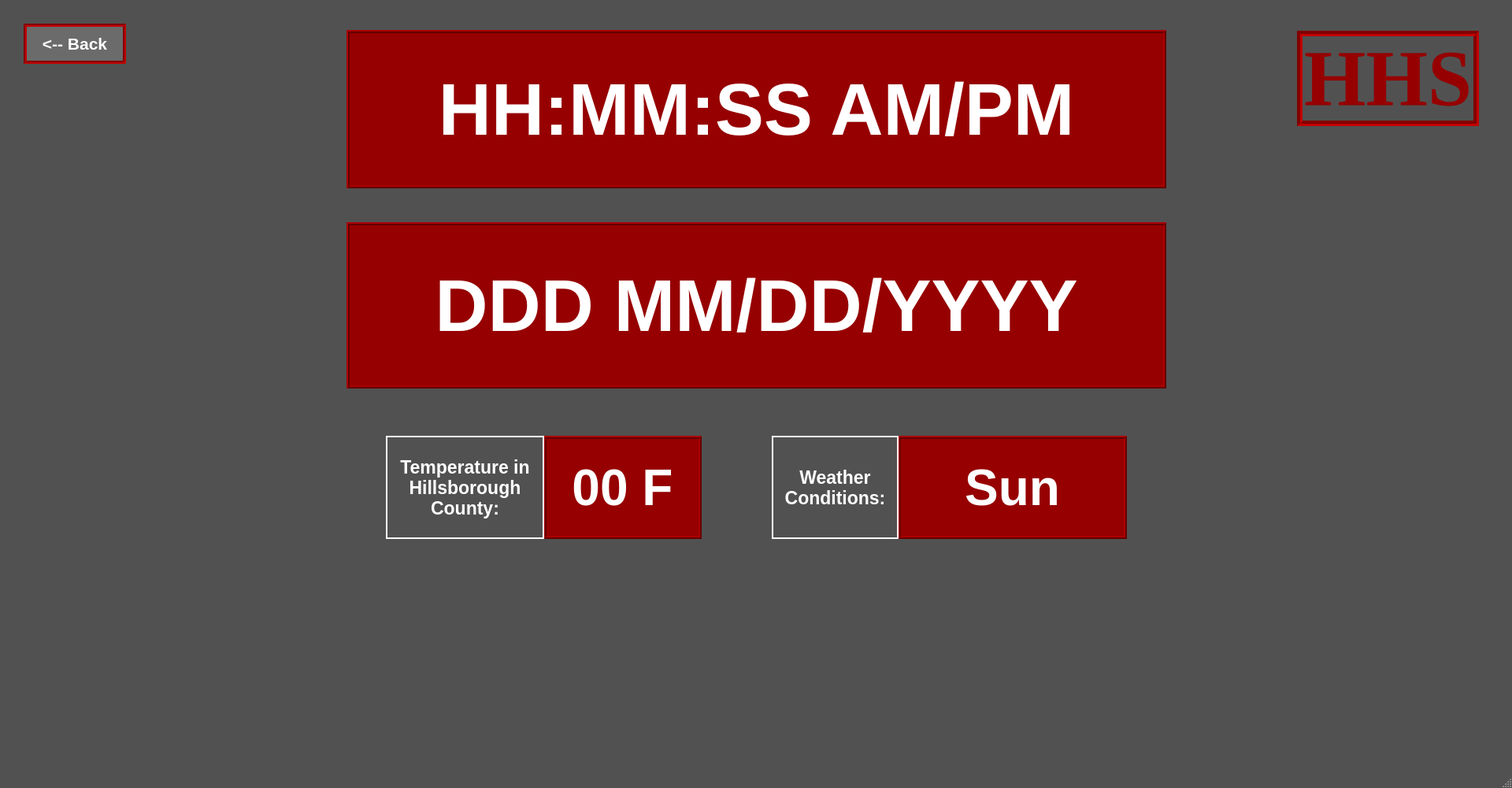
<?xml version="1.0" encoding="UTF-8"?>
<ui version="4.0">
 <class>Dialog</class>
 <widget class="QDialog" name="Dialog">
  <property name="windowModality">
   <enum>Qt::WindowModal</enum>
  </property>
  <property name="geometry">
   <rect>
    <x>0</x>
    <y>0</y>
    <width>1920</width>
    <height>1000</height>
   </rect>
  </property>
  <property name="sizePolicy">
   <sizepolicy hsizetype="Expanding" vsizetype="Expanding">
    <horstretch>0</horstretch>
    <verstretch>0</verstretch>
   </sizepolicy>
  </property>
  <property name="windowTitle">
   <string>Dialog</string>
  </property>
  <property name="windowOpacity">
   <double>1.000000000000000</double>
  </property>
  <property name="sizeGripEnabled">
   <bool>true</bool>
  </property>
  <property name="modal">
   <bool>true</bool>
  </property>
  <widget class="QWidget" name="widget" native="true">
   <property name="enabled">
    <bool>true</bool>
   </property>
   <property name="geometry">
    <rect>
     <x>0</x>
     <y>0</y>
     <width>1920</width>
     <height>1000</height>
    </rect>
   </property>
   <property name="styleSheet">
    <string notr="true">background-color:rgb(81, 81, 81)</string>
   </property>
   <widget class="QLabel" name="timedisplay">
    <property name="geometry">
     <rect>
      <x>440</x>
      <y>38</y>
      <width>1041</width>
      <height>201</height>
     </rect>
    </property>
    <property name="font">
     <font>
      <pointsize>70</pointsize>
      <weight>75</weight>
      <bold>true</bold>
     </font>
    </property>
    <property name="styleSheet">
     <string notr="true">background-color:rgb(150, 0, 0);
color: rgb(255, 255, 255);
</string>
    </property>
    <property name="frameShape">
     <enum>QFrame::Box</enum>
    </property>
    <property name="frameShadow">
     <enum>QFrame::Raised</enum>
    </property>
    <property name="lineWidth">
     <number>2</number>
    </property>
    <property name="text">
     <string>HH:MM:SS AM/PM</string>
    </property>
    <property name="alignment">
     <set>Qt::AlignCenter</set>
    </property>
    <property name="wordWrap">
     <bool>false</bool>
    </property>
   </widget>
   <widget class="QLabel" name="label_3">
    <property name="geometry">
     <rect>
      <x>1647</x>
      <y>39</y>
      <width>231</width>
      <height>121</height>
     </rect>
    </property>
    <property name="font">
     <font>
      <family>Times New Roman</family>
      <pointsize>76</pointsize>
      <weight>75</weight>
      <bold>true</bold>
     </font>
    </property>
    <property name="styleSheet">
     <string notr="true">color:rgb(150, 0, 0);
border: 7px groove rgb(130, 0, 0)</string>
    </property>
    <property name="frameShape">
     <enum>QFrame::NoFrame</enum>
    </property>
    <property name="frameShadow">
     <enum>QFrame::Raised</enum>
    </property>
    <property name="lineWidth">
     <number>6</number>
    </property>
    <property name="text">
     <string>HHS</string>
    </property>
    <property name="scaledContents">
     <bool>false</bool>
    </property>
    <property name="alignment">
     <set>Qt::AlignCenter</set>
    </property>
   </widget>
   <widget class="QLabel" name="tempdisplay">
    <property name="geometry">
     <rect>
      <x>690</x>
      <y>553</y>
      <width>201</width>
      <height>131</height>
     </rect>
    </property>
    <property name="font">
     <font>
      <pointsize>48</pointsize>
      <weight>75</weight>
      <bold>true</bold>
     </font>
    </property>
    <property name="styleSheet">
     <string notr="true">background-color:rgb(150, 0, 0);
color: rgb(255, 255, 255);
</string>
    </property>
    <property name="frameShape">
     <enum>QFrame::Box</enum>
    </property>
    <property name="frameShadow">
     <enum>QFrame::Raised</enum>
    </property>
    <property name="lineWidth">
     <number>2</number>
    </property>
    <property name="text">
     <string>00 F</string>
    </property>
    <property name="alignment">
     <set>Qt::AlignCenter</set>
    </property>
    <property name="wordWrap">
     <bool>false</bool>
    </property>
   </widget>
   <widget class="QLabel" name="precipdisplay">
    <property name="geometry">
     <rect>
      <x>1140</x>
      <y>553</y>
      <width>291</width>
      <height>131</height>
     </rect>
    </property>
    <property name="font">
     <font>
      <pointsize>48</pointsize>
      <weight>75</weight>
      <bold>true</bold>
     </font>
    </property>
    <property name="styleSheet">
     <string notr="true">background-color:rgb(150, 0, 0);
color: rgb(255, 255, 255);
</string>
    </property>
    <property name="frameShape">
     <enum>QFrame::Box</enum>
    </property>
    <property name="frameShadow">
     <enum>QFrame::Raised</enum>
    </property>
    <property name="lineWidth">
     <number>2</number>
    </property>
    <property name="text">
     <string>Sun</string>
    </property>
    <property name="alignment">
     <set>Qt::AlignCenter</set>
    </property>
    <property name="wordWrap">
     <bool>false</bool>
    </property>
   </widget>
   <widget class="QLabel" name="datedisplay">
    <property name="geometry">
     <rect>
      <x>440</x>
      <y>282</y>
      <width>1041</width>
      <height>211</height>
     </rect>
    </property>
    <property name="font">
     <font>
      <pointsize>70</pointsize>
      <weight>75</weight>
      <bold>true</bold>
     </font>
    </property>
    <property name="styleSheet">
     <string notr="true">background-color:rgb(150, 0, 0);
color: rgb(255, 255, 255);
</string>
    </property>
    <property name="frameShape">
     <enum>QFrame::Box</enum>
    </property>
    <property name="frameShadow">
     <enum>QFrame::Raised</enum>
    </property>
    <property name="lineWidth">
     <number>2</number>
    </property>
    <property name="text">
     <string>DDD MM/DD/YYYY</string>
    </property>
    <property name="alignment">
     <set>Qt::AlignCenter</set>
    </property>
    <property name="wordWrap">
     <bool>false</bool>
    </property>
   </widget>
   <widget class="QLabel" name="label">
    <property name="geometry">
     <rect>
      <x>490</x>
      <y>553</y>
      <width>201</width>
      <height>131</height>
     </rect>
    </property>
    <property name="font">
     <font>
      <pointsize>17</pointsize>
      <weight>75</weight>
      <bold>true</bold>
     </font>
    </property>
    <property name="styleSheet">
     <string notr="true">color: rgb(255, 255, 255);
</string>
    </property>
    <property name="frameShape">
     <enum>QFrame::Box</enum>
    </property>
    <property name="lineWidth">
     <number>2</number>
    </property>
    <property name="text">
     <string>Temperature in Hillsborough County:</string>
    </property>
    <property name="alignment">
     <set>Qt::AlignCenter</set>
    </property>
    <property name="wordWrap">
     <bool>true</bool>
    </property>
   </widget>
   <widget class="QLabel" name="label_4">
    <property name="geometry">
     <rect>
      <x>980</x>
      <y>553</y>
      <width>161</width>
      <height>131</height>
     </rect>
    </property>
    <property name="font">
     <font>
      <pointsize>17</pointsize>
      <weight>75</weight>
      <bold>true</bold>
     </font>
    </property>
    <property name="styleSheet">
     <string notr="true">color: rgb(255, 255, 255);
</string>
    </property>
    <property name="frameShape">
     <enum>QFrame::Box</enum>
    </property>
    <property name="lineWidth">
     <number>2</number>
    </property>
    <property name="text">
     <string>Weather Conditions:</string>
    </property>
    <property name="alignment">
     <set>Qt::AlignCenter</set>
    </property>
    <property name="wordWrap">
     <bool>true</bool>
    </property>
   </widget>
   <widget class="QPushButton" name="gobackhome">
    <property name="geometry">
     <rect>
      <x>30</x>
      <y>30</y>
      <width>130</width>
      <height>51</height>
     </rect>
    </property>
    <property name="font">
     <font>
      <pointsize>16</pointsize>
      <weight>75</weight>
      <bold>true</bold>
     </font>
    </property>
    <property name="styleSheet">
     <string notr="true">background-color: rgb(107, 107, 107);
border: 4px groove rgb(130, 0, 0);
color: rgb(255, 255, 255)</string>
    </property>
    <property name="text">
     <string>&lt;-- Back</string>
    </property>
   </widget>
  </widget>
 </widget>
 <resources/>
 <connections/>
</ui>
